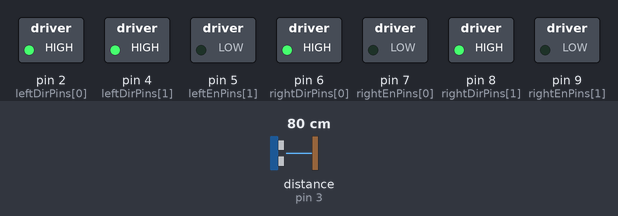
Bench run of a sketch on a simulated Arduino Uno, built with avr-gcc and run on an emulated ATmega328P. Shown: switched loads named in the sketch (green lamp = pin HIGH). Inputs (shaded band) come from the test bench; at power-on: distance to the obstacle (sensor on pin 3) 80 cm. The echo pulse lasts 58.3 µs per cm; pins used as bus, display or sensor lines are not drawn.

Above: at 0.05 s.
At 0.7 s:
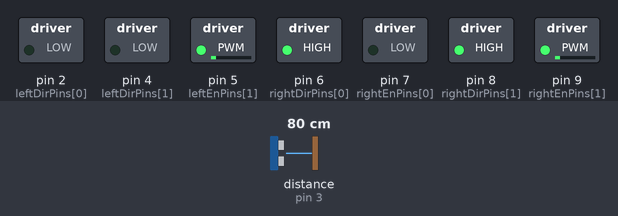
At 1.65 s:
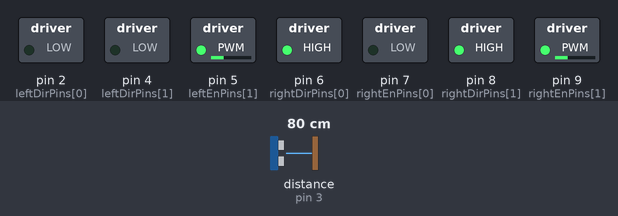
At 3.3 s:
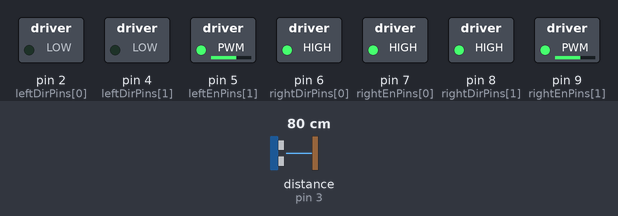
At 6.6 s:
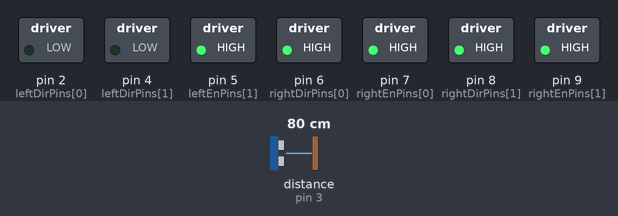
At 13.15 s:
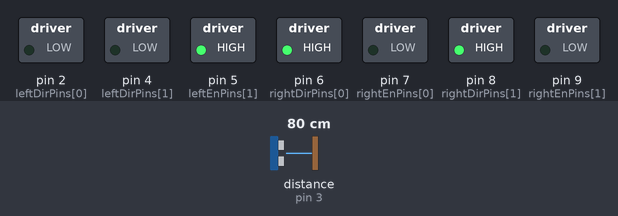
Timing chart, 0 to 17.5 s (numbered marks = the images above):
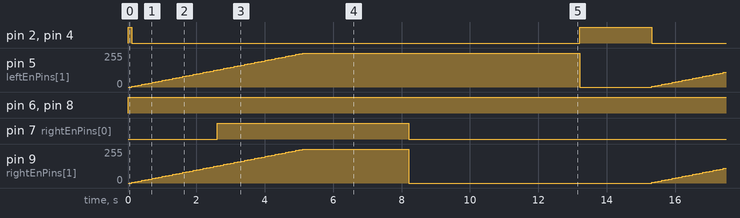

Measured:
- by itself, pin 2 (leftDirPins[0]), pin 4 (leftDirPins[1]): repeats every 15.2 s: LOW 13.1 s, HIGH 2.1 s
- by itself, pin 5 (leftEnPins[1]), pin 9 (rightEnPins[1]): ramps from 0/255 to 255/255 and jumps back, once every 15.2 s
- by itself, pin 6 (rightDirPins[0]), pin 8 (rightDirPins[1]): LOW → HIGH at 0.01 s
- by itself, pin 7 (rightEnPins[0]): alternates HIGH for 5.6 s and LOW for 9.6 s

The sketch:

Iteration_1_Driving.ino
```cpp
#include "UltrasonicSensor.h"

// Motor pin definitions
// Left wheels: M1 (front), M2 (back)
const int leftDirPins[]  = {2, 4};  // DIR pins
const int leftEnPins[]   = {3, 5};  // EN pins

// Right wheels: M3 (front), M4 (back)
const int rightDirPins[] = {6, 8};
const int rightEnPins[]  = {7, 9};

// Invert flags if any motor is mounted backwards
const bool leftInvert[]  = {true, true};  // set true if a motor spins backward
const bool rightInvert[] = {false, false};

const int numLeft  = 2;
const int numRight = 2;

UltrasonicSensor sensor(2, 3); //Ultrasonic sensor object

void setup() {
  // Initialize pins
  for(int i = 0; i < numLeft; i++){
    pinMode(leftDirPins[i], OUTPUT);
    pinMode(leftEnPins[i], OUTPUT);
  }
  for(int i = 0; i < numRight; i++){
    pinMode(rightDirPins[i], OUTPUT);
    pinMode(rightEnPins[i], OUTPUT);
  }
}

// Set a group of motors (handles inversion and speed)
void setMotorGroup(const int dirPins[], const int enPins[], const bool invert[], int numMotors, int speed){
  for(int i = 0; i < numMotors; i++){
    int actualSpeed = speed;
    if(invert[i]) actualSpeed = -speed;

    if(actualSpeed >= 0){
      digitalWrite(dirPins[i], HIGH);
      analogWrite(enPins[i], actualSpeed);
    } else {
      digitalWrite(dirPins[i], LOW);
      analogWrite(enPins[i], -actualSpeed);
    }
  }
}

// Set the left and right wheel speeds
// leftSpeed, rightSpeed: -255 to 255
void setDrive(int leftSpeed, int rightSpeed){
  setMotorGroup(leftDirPins, leftEnPins, leftInvert, numLeft, leftSpeed);
  setMotorGroup(rightDirPins, rightEnPins, rightInvert, numRight, rightSpeed);
}

void stop() {
  setMotorGroup(leftDirPins, leftEnPins, leftInvert, numLeft, 0);
  setMotorGroup(rightDirPins, rightEnPins, rightInvert, numRight, 0);
}

void spinRight(int speed) {
  setMotorGroup(leftDirPins, leftEnPins, leftInvert, numLeft, speed);
  setMotorGroup(rightDirPins, rightEnPins, rightInvert, numRight, 0);

}

void spinLeft(int speed) {
  setMotorGroup(leftDirPins, leftEnPins, leftInvert, numLeft, 0);
  setMotorGroup(rightDirPins, rightEnPins, rightInvert, numRight, speed);

}

void loop() {
  float distance = sensor.getDistance();

  // Example: ramp forward
  for(int i = 0; i <= 255; i+=5){ // 2.2 Seconds to reach max speed
    setDrive(i, i);   // move straight forward
    delay(100);
  }
  delay(3000);
  setDrive(255, 0);
  delay(2000);

  delay(3000);
  stop();
  delay(2000);

}
```

UltrasonicSensor.cpp
```cpp
#include "UltrasonicSensor.h"

UltrasonicSensor::UltrasonicSensor(uint8_t trigPin, uint8_t echoPin) {
    this->trigPin = trigPin;
    this->echoPin = echoPin;
    pinMode(trigPin, OUTPUT);
    pinMode(echoPin, INPUT);
}

float UltrasonicSensor::getDistance() {
    // Send 10us trigger pulse
    digitalWrite(trigPin, LOW);
    delayMicroseconds(2);
    digitalWrite(trigPin, HIGH);
    delayMicroseconds(10);
    digitalWrite(trigPin, LOW);

    // Measure echo pulse duration (microseconds) with 50ms timeout
    long duration = pulseIn(echoPin, HIGH, 50000);

    // Calculate distance in centimeters (speed of sound = 343 m/s)
    float distance = (duration * 0.0343) / 2.0;

    return distance;
}
```

UltrasonicSensor.h
```cpp
#ifndef ULTRASONIC_SENSOR_H
#define ULTRASONIC_SENSOR_H

#include <Arduino.h>

class UltrasonicSensor {
public:
    UltrasonicSensor(uint8_t trigPin, uint8_t echoPin);
    float getDistance();

private:
    uint8_t trigPin;
    uint8_t echoPin;
};

#endif
```
